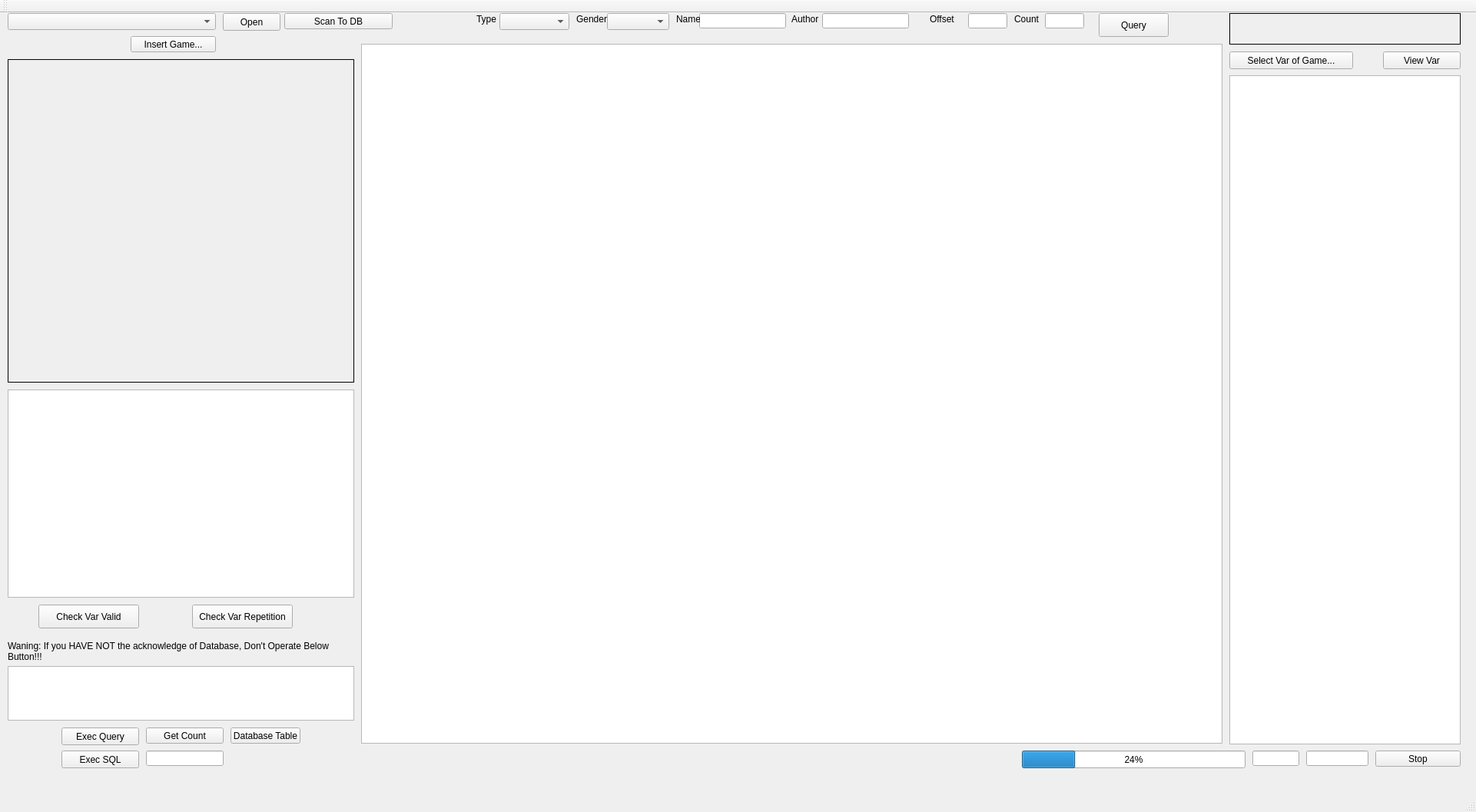
<?xml version="1.0" encoding="UTF-8"?>
<ui version="4.0">
 <class>MainWindow</class>
 <widget class="QMainWindow" name="MainWindow">
  <property name="geometry">
   <rect>
    <x>0</x>
    <y>0</y>
    <width>1921</width>
    <height>1057</height>
   </rect>
  </property>
  <property name="windowTitle">
   <string>VAM Tool</string>
  </property>
  <widget class="QWidget" name="centralWidget">
   <widget class="QListWidget" name="listWidget_Cont">
    <property name="geometry">
     <rect>
      <x>470</x>
      <y>40</y>
      <width>1121</width>
      <height>911</height>
     </rect>
    </property>
    <property name="horizontalScrollMode">
     <enum>QAbstractItemView::ScrollPerPixel</enum>
    </property>
    <property name="viewMode">
     <enum>QListView::IconMode</enum>
    </property>
    <property name="sortingEnabled">
     <bool>true</bool>
    </property>
   </widget>
   <widget class="QPushButton" name="pushButton_ScanToDB">
    <property name="geometry">
     <rect>
      <x>370</x>
      <y>0</y>
      <width>141</width>
      <height>21</height>
     </rect>
    </property>
    <property name="text">
     <string>Scan To DB</string>
    </property>
   </widget>
   <widget class="QPushButton" name="pushButton_InitDB">
    <property name="geometry">
     <rect>
      <x>300</x>
      <y>930</y>
      <width>91</width>
      <height>21</height>
     </rect>
    </property>
    <property name="text">
     <string>Database Table</string>
    </property>
   </widget>
   <widget class="QPushButton" name="pushButton_Open">
    <property name="geometry">
     <rect>
      <x>290</x>
      <y>0</y>
      <width>75</width>
      <height>23</height>
     </rect>
    </property>
    <property name="text">
     <string>Open</string>
    </property>
   </widget>
   <widget class="QProgressBar" name="progressBar_VarAna">
    <property name="geometry">
     <rect>
      <x>1330</x>
      <y>960</y>
      <width>291</width>
      <height>23</height>
     </rect>
    </property>
    <property name="value">
     <number>24</number>
    </property>
   </widget>
   <widget class="QPushButton" name="pushButton_Stop">
    <property name="geometry">
     <rect>
      <x>1790</x>
      <y>960</y>
      <width>111</width>
      <height>21</height>
     </rect>
    </property>
    <property name="text">
     <string>Stop</string>
    </property>
   </widget>
   <widget class="QLineEdit" name="lineEdit_Ind">
    <property name="geometry">
     <rect>
      <x>1700</x>
      <y>960</y>
      <width>81</width>
      <height>20</height>
     </rect>
    </property>
    <property name="readOnly">
     <bool>true</bool>
    </property>
   </widget>
   <widget class="QPushButton" name="pushButton_InsertGame">
    <property name="geometry">
     <rect>
      <x>170</x>
      <y>30</y>
      <width>111</width>
      <height>21</height>
     </rect>
    </property>
    <property name="text">
     <string>Insert Game...</string>
    </property>
   </widget>
   <widget class="QPushButton" name="pushButton_ExecSQL">
    <property name="geometry">
     <rect>
      <x>80</x>
      <y>960</y>
      <width>101</width>
      <height>23</height>
     </rect>
    </property>
    <property name="text">
     <string>Exec SQL</string>
    </property>
   </widget>
   <widget class="QComboBox" name="comboBox_Game">
    <property name="geometry">
     <rect>
      <x>10</x>
      <y>0</y>
      <width>271</width>
      <height>22</height>
     </rect>
    </property>
   </widget>
   <widget class="QLineEdit" name="lineEdit_fileCounter">
    <property name="geometry">
     <rect>
      <x>1630</x>
      <y>960</y>
      <width>61</width>
      <height>20</height>
     </rect>
    </property>
    <property name="readOnly">
     <bool>true</bool>
    </property>
   </widget>
   <widget class="QPushButton" name="pushButton_ExecQuery">
    <property name="geometry">
     <rect>
      <x>80</x>
      <y>930</y>
      <width>101</width>
      <height>23</height>
     </rect>
    </property>
    <property name="text">
     <string>Exec Query</string>
    </property>
   </widget>
   <widget class="QTextEdit" name="textEdit_SQL">
    <property name="geometry">
     <rect>
      <x>10</x>
      <y>850</y>
      <width>451</width>
      <height>71</height>
     </rect>
    </property>
   </widget>
   <widget class="QComboBox" name="comboBox_QType">
    <property name="geometry">
     <rect>
      <x>650</x>
      <y>0</y>
      <width>91</width>
      <height>22</height>
     </rect>
    </property>
   </widget>
   <widget class="QComboBox" name="comboBox_QGender">
    <property name="geometry">
     <rect>
      <x>790</x>
      <y>0</y>
      <width>81</width>
      <height>22</height>
     </rect>
    </property>
   </widget>
   <widget class="QLabel" name="label">
    <property name="geometry">
     <rect>
      <x>1030</x>
      <y>0</y>
      <width>41</width>
      <height>16</height>
     </rect>
    </property>
    <property name="text">
     <string>Author</string>
    </property>
   </widget>
   <widget class="QLineEdit" name="lineEdit_QAuthor">
    <property name="geometry">
     <rect>
      <x>1070</x>
      <y>0</y>
      <width>113</width>
      <height>20</height>
     </rect>
    </property>
   </widget>
   <widget class="QLabel" name="label_2">
    <property name="geometry">
     <rect>
      <x>750</x>
      <y>0</y>
      <width>41</width>
      <height>16</height>
     </rect>
    </property>
    <property name="text">
     <string>Gender</string>
    </property>
   </widget>
   <widget class="QLabel" name="label_3">
    <property name="geometry">
     <rect>
      <x>1210</x>
      <y>0</y>
      <width>51</width>
      <height>16</height>
     </rect>
    </property>
    <property name="text">
     <string>Offset</string>
    </property>
   </widget>
   <widget class="QLineEdit" name="lineEdit_QOffset">
    <property name="geometry">
     <rect>
      <x>1260</x>
      <y>0</y>
      <width>51</width>
      <height>20</height>
     </rect>
    </property>
   </widget>
   <widget class="QLabel" name="label_4">
    <property name="geometry">
     <rect>
      <x>1320</x>
      <y>0</y>
      <width>41</width>
      <height>16</height>
     </rect>
    </property>
    <property name="text">
     <string>Count</string>
    </property>
   </widget>
   <widget class="QLineEdit" name="lineEdit_QCount">
    <property name="geometry">
     <rect>
      <x>1360</x>
      <y>0</y>
      <width>51</width>
      <height>20</height>
     </rect>
    </property>
   </widget>
   <widget class="QLabel" name="label_5">
    <property name="geometry">
     <rect>
      <x>620</x>
      <y>0</y>
      <width>31</width>
      <height>16</height>
     </rect>
    </property>
    <property name="text">
     <string>Type</string>
    </property>
   </widget>
   <widget class="QPushButton" name="pushButton_Query">
    <property name="geometry">
     <rect>
      <x>1430</x>
      <y>0</y>
      <width>91</width>
      <height>31</height>
     </rect>
    </property>
    <property name="text">
     <string>Query</string>
    </property>
   </widget>
   <widget class="QLineEdit" name="lineEdit_QName">
    <property name="geometry">
     <rect>
      <x>910</x>
      <y>0</y>
      <width>113</width>
      <height>20</height>
     </rect>
    </property>
   </widget>
   <widget class="QLabel" name="label_6">
    <property name="geometry">
     <rect>
      <x>880</x>
      <y>0</y>
      <width>31</width>
      <height>16</height>
     </rect>
    </property>
    <property name="text">
     <string>Name</string>
    </property>
   </widget>
   <widget class="QPushButton" name="pushButton_GenRecCount">
    <property name="geometry">
     <rect>
      <x>190</x>
      <y>930</y>
      <width>101</width>
      <height>21</height>
     </rect>
    </property>
    <property name="text">
     <string>Get Count</string>
    </property>
   </widget>
   <widget class="QLineEdit" name="lineEdit_RecCount">
    <property name="geometry">
     <rect>
      <x>190</x>
      <y>960</y>
      <width>101</width>
      <height>20</height>
     </rect>
    </property>
    <property name="readOnly">
     <bool>true</bool>
    </property>
   </widget>
   <widget class="QPushButton" name="pushButton_CheckVarValid">
    <property name="geometry">
     <rect>
      <x>50</x>
      <y>770</y>
      <width>131</width>
      <height>31</height>
     </rect>
    </property>
    <property name="text">
     <string>Check Var Valid</string>
    </property>
   </widget>
   <widget class="QPushButton" name="pushButton_CheckVarSame">
    <property name="geometry">
     <rect>
      <x>250</x>
      <y>770</y>
      <width>131</width>
      <height>31</height>
     </rect>
    </property>
    <property name="text">
     <string>Check Var Repetition</string>
    </property>
   </widget>
   <widget class="QListWidget" name="listWidget_CheckVar">
    <property name="geometry">
     <rect>
      <x>10</x>
      <y>490</y>
      <width>451</width>
      <height>271</height>
     </rect>
    </property>
   </widget>
   <widget class="QLabel" name="label_Pic">
    <property name="geometry">
     <rect>
      <x>10</x>
      <y>60</y>
      <width>451</width>
      <height>421</height>
     </rect>
    </property>
    <property name="frameShape">
     <enum>QFrame::Box</enum>
    </property>
    <property name="text">
     <string/>
    </property>
   </widget>
   <widget class="QPushButton" name="pushButton_QueryAtSameVar">
    <property name="geometry">
     <rect>
      <x>1800</x>
      <y>50</y>
      <width>101</width>
      <height>23</height>
     </rect>
    </property>
    <property name="text">
     <string>View Var</string>
    </property>
   </widget>
   <widget class="QListWidget" name="listWidget_VarContent">
    <property name="geometry">
     <rect>
      <x>1600</x>
      <y>81</y>
      <width>301</width>
      <height>871</height>
     </rect>
    </property>
    <property name="viewMode">
     <enum>QListView::IconMode</enum>
    </property>
   </widget>
   <widget class="QLabel" name="label_VarFullPath">
    <property name="geometry">
     <rect>
      <x>1600</x>
      <y>0</y>
      <width>301</width>
      <height>41</height>
     </rect>
    </property>
    <property name="frameShape">
     <enum>QFrame::Box</enum>
    </property>
    <property name="text">
     <string/>
    </property>
    <property name="wordWrap">
     <bool>true</bool>
    </property>
   </widget>
   <widget class="QPushButton" name="pushButton_QueryAtSameVar_selVarFile">
    <property name="geometry">
     <rect>
      <x>1600</x>
      <y>50</y>
      <width>161</width>
      <height>23</height>
     </rect>
    </property>
    <property name="text">
     <string>Select Var of Game...</string>
    </property>
   </widget>
   <widget class="QLabel" name="label_7">
    <property name="geometry">
     <rect>
      <x>10</x>
      <y>815</y>
      <width>451</width>
      <height>31</height>
     </rect>
    </property>
    <property name="text">
     <string>Waning: If you HAVE NOT the acknowledge of Database, Don't Operate Below Button!!!</string>
    </property>
    <property name="wordWrap">
     <bool>true</bool>
    </property>
   </widget>
  </widget>
  <widget class="QMenuBar" name="menuBar">
   <property name="geometry">
    <rect>
     <x>0</x>
     <y>0</y>
     <width>1921</width>
     <height>23</height>
    </rect>
   </property>
  </widget>
  <widget class="QToolBar" name="mainToolBar">
   <attribute name="toolBarArea">
    <enum>TopToolBarArea</enum>
   </attribute>
   <attribute name="toolBarBreak">
    <bool>false</bool>
   </attribute>
  </widget>
  <widget class="QStatusBar" name="statusBar"/>
 </widget>
 <layoutdefault spacing="6" margin="11"/>
 <resources/>
 <connections/>
</ui>
